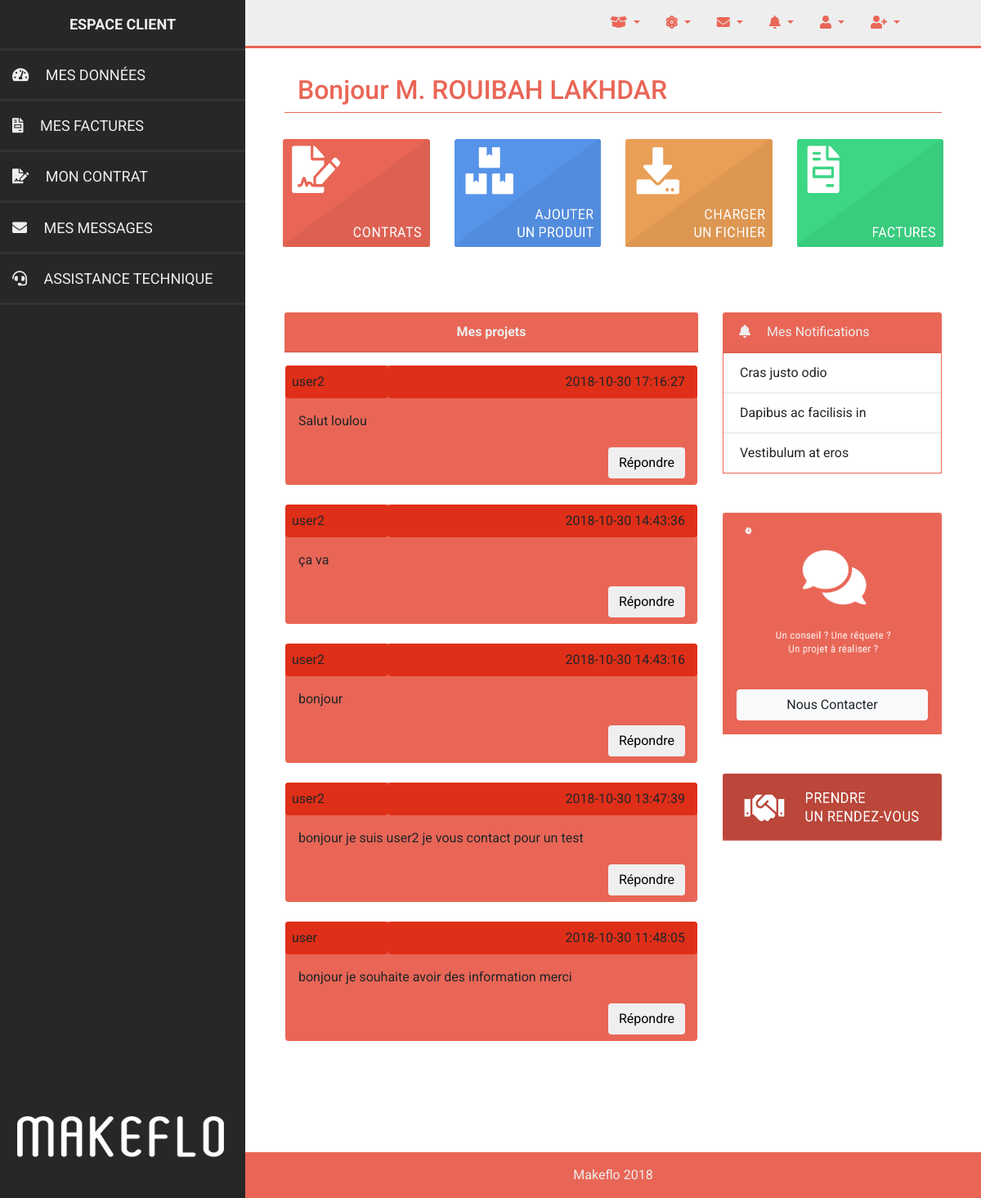
The page /index.php?page=MessageA (signed in) on the database its author committed.
### tables this page shows
CREATE TABLE `User` (
  `id_user` int(11) NOT NULL,
  `nom` varchar(40) NOT NULL,
  `prenom` varchar(40) NOT NULL,
  `tel` varchar(40) NOT NULL,
  `mail` varchar(40) NOT NULL,
  `password` varchar(40) NOT NULL,
  `folder` varchar(40) DEFAULT NULL,
  `type` varchar(40) NOT NULL
);

CREATE TABLE `Messages` (
  `id_message` int(11) NOT NULL,
  `message` varchar(255) NOT NULL,
  `date_message` datetime NOT NULL,
  `nature` varchar(20) NOT NULL,
  `id_user` int(11) NOT NULL
);

### Core/models/NavA.model.php (called while the page is built, shortened)
<?php
$login = new services\Seed('User');
$array = array("id_user" => $_SESSION['login']['id']);
$res_admin = $login->search_in_table('*', $array);
if($res_admin[0]['type']  === "super admin"):
    $su = 'su';
endif;

### Core/app/Autoload.php (called while the page is built, shortened)
<?php
class Autoload {
    public function loader() {
        spl_autoload_register(function ($class) {
            $class= str_replace("\\", "/" , $class);
            $filename = "./Core/app/".$class.".php";
        });
    }
}

### Core/app/services/Seed.php (called while the page is built, shortened)
<?php
class Seed {
    private $_table;
    private $_pdo;
    public function __construct (string $table) {
        $dsn = new db\Database();
        $this->_pdo = $dsn->connect();
        $this->_table = $table;
    }
    public function search_in_table (string $id, array $data = null) {
        $value = '';
        if ($data){
            foreach($data as $key => $val){
                if (count($data)> 1){
                    $value .= "$key = '$val' AND ";
                }else {
                    $value .= "$key = '$val'";
                }
            }
            $words = explode( " ", $value );
            $cnt = count($words);
            $value =  implode( " ", $words );
        }
            if($data == null){
                $sql = "SELECT ".$id." FROM ".$this->_table;
            }else {
                $sql = "SELECT ".$id." FROM ".$this->_table." WHERE ".$value;
            }
            $res =  $this->_pdo->query($sql);
            $result = $res->fetchAll();
            if($result){
                return $result;
            }
    }
}

### Core/app/db/Database.php (called while the page is built, shortened)
<?php
class Database {
private $_host = "localhost";
private $_user = "root";
private $_password = "root";
private $_bdd = "makeflo";
    public function connect (){
        try {
            $this->_pdo = new \PDO("mysql:dbname=".$this->_bdd.";host=".$this->_host, $this->_user, $this->_password, array(PDO::MYSQL_ATTR_INIT_COMMAND => "SET NAMES utf8"));
            return $this->_pdo;
        }
        catch (Exception $e) {die("impossible de se connecter a la base de données ");
        }
    }
}

### Core/app/controlers/Controler.php (called while the page is built, shortened)
<?php
class Controler {
    public function __construct($req) {
        require_once "./Core/models/".$req.".model.php";
        require_once "./Core/views/".$req.".view.php";
    }
}

### Core/app/services/Tools.php (called while the page is built, shortened)
<?php
class Tools {
    static function search_with (string $id, $table, string $prifix = null) {
        $dsn = new db\Database();
        $pdo = $dsn->connect();
        $sql = "SELECT ".$id." FROM ".$table." ".$prifix;
        $res =  $pdo->query($sql)or var_dump($pdo->errorInfo());
        $result = $res->fetchAll();
        if($result){
            return $result;
        }
    }
}

### Core/models/MessageA.model.php (called while the page is built, shortened)
<?php
$user = new services\Seed('User');
$res_msg = services\Tools::search_with ("*", "Messages", " ORDER BY id_message DESC");
$table_id_user = array();
for($i = 0; $i < count($res_msg); $i++):
    array_push($table_id_user, $res_msg[$i]['id_user']);
endfor;
$array_user = array();
for($x = 0; $x < count($table_id_user); $x++):
    $res_user = $user->search_in_table('*', array("id_user"=>$table_id_user[$x]));
endfor;

### Core/views/MessageA.view.php (the view)
<div class="row row-body p-lg-5 p-3">
    <div class="col-12 col-lg-8 col-body pl-lg-0">
    <div class="card col-12 pl-lg-0 pb-5" >
    <div class="card-header text-center">
            <b>Mes projets</b>
        </div>
        <div class="card-body p-3">
            <?php
            if($res_msg):
                for($l = 0; $l< count($res_msg); $l++):
                    if($res_msg[$l]['nature'] === 'send'){
            ?>
                        <div class="row d-flex justify-content-end row-message  ">
                            <div class="col-12 p-0 col-message mb-4 rounded ">
                                <div class="row m-0">
                                    <div class="col-3 ml-0 pl-0 title pl-2 pt-2 pb-2 rounded"><?= $array_user[$l][0]['nom']  ?></div>
                                    <div class="col-9 ml-0 pl-0 title pl-2 pt-2 pb-2 rounded d-flex justify-content-end"><?= $res_msg[$l]['date_message'] ?></div>
                                </div>
                                <p class="ml-3 pt-3"><?= $res_msg[$l]['message'] ?></p>
                                <div class="col-12 ml-0 pl-0  pl-2 pt-1 pb-2 rounded d-flex justify-content-end"><a href="?page=Repondre&user=<?= $array_user[$l][0]['id_user']  ?>"><button class="btn">Répondre</button></a></div>
                            </div>
                        </div>
            <?php
                    }
                endfor;
            endif;
            ?>
        </div>
    </div>
</div>

### Core/default/Head.view.php (shortened to what this page needs)
<!DOCTYPE html>
<html lang="fr">
<head>
    <link rel="stylesheet" href="./ressources/css/bootstrap.min.css">
    <link rel="stylesheet" href="https://use.fontawesome.com/releases/v5.4.1/css/all.css">
    <link rel="stylesheet" href="./ressources/css/styles.min.css">
</head>
<body>
    <div class="container-fluid">
        <div class="row row-all">

### index.php (shortened to what this page needs)
<?php
require_once "./Core/app/Autoload.php";
require_once "./Core/app/controlers/Controler.php";
require_once "./Core/default/Head.view.php";
if(isset($_GET['page']) and $_GET['page'] ==="error" ){
    require_once "./Core/default/Error.view.php";
}else if($_SESSION['login']['type'] === 'admin' || $_SESSION['login']['type'] === 'super admin'){
    require_once "./Core/models/NavA.model.php";
    require_once "./Core/views/NavA.view.php";
    require_once "./Core/default/HeadNavA.view.php";
    require_once './Core/app/console/RootAdmin.php';
    require_once "./Core/views/WidgetA.view.php";
    require_once "./Core/default/EndBody.view.php";
}else if($_SESSION['login']['type'] === 'user'){
        require_once "./Core/models/Nav.model.php";
        require_once "./Core/views/Nav.view.php";
        require_once "./Core/default/HeadNav.view.php";
        require_once './Core/app/console/RootUser.php';
        require_once "./Core/views/Widget.view.php";
        require_once "./Core/default/EndBody.view.php";
}else  {
    require_once ('Core/app/console/Default.php');
}
require_once "./Core/default/Footer.view.php";

### Core/views/NavA.view.php (shortened to what this page needs)
<div class="d-none d-lg-block col-lg-4 col-xl-3 ">
</div>
<div class="d-none d-lg-block col-lg-4 col-xl-3 col-menu " >
    <div class="row row-head">
        <div class="col-12 head pt-3 pb-3">
            <span class="">Espace client</span>
        </div>
    </div>
    <div class="row row-title">
        <a href="#" class="col-12 p-0">
            <div class="col-12 head pt-3 pb-3">
                <i class="fas fa-tachometer-alt mr-3"></i> mes données
            </div>
        </a>
    </div>
    <div class="row row-title">
        <a href="#" class="col-12 p-0">
            <div class="col-12 head pt-3 pb-3">
                <i class="fas fa-file-invoice mr-3"></i> mes factures
            </div>
        </a>
    </div>
    <div class="row row-title">
        <a href="#" class="col-12 p-0">
            <div class="col-12 head pt-3 pb-3">
                <i class="fas fa-file-signature mr-3"></i> mon contrat
            </div>
        </div>
    <div class="row row-title">
        <a href="?page=MessageA" class="col-12 p-0">
            <div class="col-12 head pt-3 pb-3">
                <i class="fas fa-envelope mr-3"></i> mes messages
            </div>
        </a>
    </div>
    <div class="row row-title">
        <a href="#" class="col-12 p-0">
            <div class="col-12 head pt-3 pb-3">
                <i class="fas fa-headset mr-3"></i> assistance technique
            </div>
        </a>
    </div>
    <div class="col-12  d-flex justify-content-center logo">
        <img class="" style="max-width: 300px;" src="./ressources/img/logo_makeflo.png"/>
    </div>
</div>
<div class="col-12  col-lg-8 col-xl-9 col-body">
    <div class="row row-nav">
        <nav class="col-12 col-lg-11 navbar navbar-expand-lg navbar-light ">
            <div class="collapse navbar-collapse justify-content-sm-start justify-content-lg-end" id="navbarNav">
                <ul class="navbar-nav">
                <li class="nav-item  dropdown">
                    <a class="nav-link dropdown-toggle" href="#" id="navbarDropdown" role="button" data-toggle="dropdown" aria-haspopup="true" aria-expanded="false">
                        <i class="fas fa-box-open pl-3"></i>
                    </a>
                </li>
                <li class="nav-item  dropdown">
                    <a class="nav-link dropdown-toggle" href="#" id="navbarDropdown" role="button" data-toggle="dropdown" aria-haspopup="true" aria-expanded="false">
                    <i class="fas fa-atom pl-3"></i>
                    </a>
                </li>
                <li class="nav-item  dropdown">
                    <a class="nav-link dropdown-toggle" href="#" id="navbarDropdown" role="button" data-toggle="dropdown" aria-haspopup="true" aria-expanded="false">
                        <i class="fas fa-envelope pl-3"></i>
                    </a>
                </li>
                <li class="nav-item  dropdown">
                    <a class="nav-link dropdown-toggle" href="#" id="navbarDropdown" role="button" data-toggle="dropdown" aria-haspopup="true" aria-expanded="false">
                        <i class="fas fa-bell pl-3"></i>
                    </a>
                </li>
                <li class="nav-item  dropdown">
                    <a class="nav-link dropdown-toggle" href="#" id="navbarDropdown" role="button" data-toggle="dropdown" aria-haspopup="true" aria-expanded="false">
                        <i class="fas fa-user pl-3"></i>
                    </a>
                </li>
                <?php
                    if($su === 'su'):
                ?>
                <li class="nav-item  dropdown">
                    <a class="nav-link dropdown-toggle" href="#" id="navbarDropdown" role="button" data-toggle="dropdown" aria-haspopup="true" aria-expanded="false">
                        <i class="fas fa-user-plus pl-3"></i>
                    </a>
                </li>
                <?php
                    endif;
                ?>
                </ul>
            </div>
        </nav>
    </div>

### Core/default/HeadNavA.view.php
<div class="row row-head-nav ">
    <div class="col-12 d-flex flex-wrap pl-5 pr-5 pt-3 pb-3">
            <div class="title  pt-3 pl-3 pr-3 pb-0 col-12">
                <h2>Bonjour M. <?= strtoupper ($res_admin[0]['nom'])." ".strtoupper ($res_admin[0]['prenom']) ?></h2>
            </div>
    </div>
</div>
<div class="row row-head-nav p-3 pt-3">
    <div class="col-12 d-flex flex-wrap">
        <a href="" class="card col-12 col-sm-6 col-lg-3 mb-3">
            <div class="test">
                <img class="card-img-top" src="./ressources/img/bloc_rougeA.png" alt="Card image cap">
            </div>
        </a>
        <a href="?page=Abonnement" class="card col-12 col-sm-6 col-lg-3 mb-3">
            <div class="test">
                <img class="card-img-top" src="./ressources/img/bloc_bleuA.png" alt="Card image cap">
            </div>
        </a>
        <a href="?page=Upload" class="card col-12 col-sm-6 col-lg-3 mb-3">
            <div class="test">
                <img class="card-img-top" src="./ressources/img/bloc_orangeA.png" alt="Card image cap">
            </div>
        </a>
        <a href="" class="card col-12 col-sm-6 col-lg-3 mb-3">
            <div class="test">
                <img class="card-img-top" src="./ressources/img/bloc_vertA.png" alt="Card image cap">
            </div>
        </a>
    </div>
</div>

### Core/app/console/RootAdmin.php (shortened to what this page needs)
<?php
if(isset($_GET["page"])){
    $request = $_GET["page"];
    switch ($request){
        case "MessageA";
            $desktop = new controlers\Controler('MessageA');
        break;
    }
}else {
    $desktop = new controlers\Controler('Body');
}

### Core/views/WidgetA.view.php
    <div class="col-12 col-lg-4 col-widget p-3 p-lg-0">
        <div class="card col-12 p-lg-0 mb-5" >
            <div class="card-header ">
            <i class="fas fa-bell mr-3"></i> Mes Notifications
            </div>
            <div class="list-group list-group-flush">
                        <li class="list-group-item">Cras justo odio</li>
                        <li class="list-group-item">Dapibus ac facilisis in</li>
                        <li class="list-group-item">Vestibulum at eros</li>
            </div>
        </div>
        <div class="card col-12 p-lg-0 mb-5" >
            <div class="card-header ch">
                <img class="card-img-top" src="./ressources/img/nous_contacter.png" alt="Card image cap">
            </div>
            <div class="list-group list-group-flush p-3 bg-btn">
                <button type="button" class="btn btn-light">Nous Contacter</button>
            </div>
        </div>
        <div class="card col-12 p-lg-0 prrdv" >
            <div class="card-header p-0">
                <img class="card-img-top " src="./ressources/img/prende_rdv.png" alt="Card image cap">
            </div>
        </div>
    </div>
</div>

### Core/default/EndBody.view.php
    <div class="row row-footer ">
        <div class="col-12 d-flex justify-content-center mt-3 mb-3">
            <span>Makeflo 2018</span>
        </div>
    </div>
</div>

### Core/default/Footer.view.php (shortened to what this page needs)
        </div>
    </div>
</body>
</html>

### rows shown on the page
user: nom "ROUIBAH", prenom "LAKHDAR"
messages: id_user.nom "user2", date_message "2018-10-30 17:16:27", message "Salut loulou"
messages: id_user.nom "user2", date_message "2018-10-30 14:43:36", message "ça va"
messages: id_user.nom "user2", date_message "2018-10-30 14:43:16", message "bonjour"
messages: id_user.nom "user2", date_message "2018-10-30 13:47:39", message "bonjour je suis user2 je vous contact pour un test"
user: nom "user"
messages: date_message "2018-10-30 11:48:05", message "bonjour je souhaite avoir des information merci"
